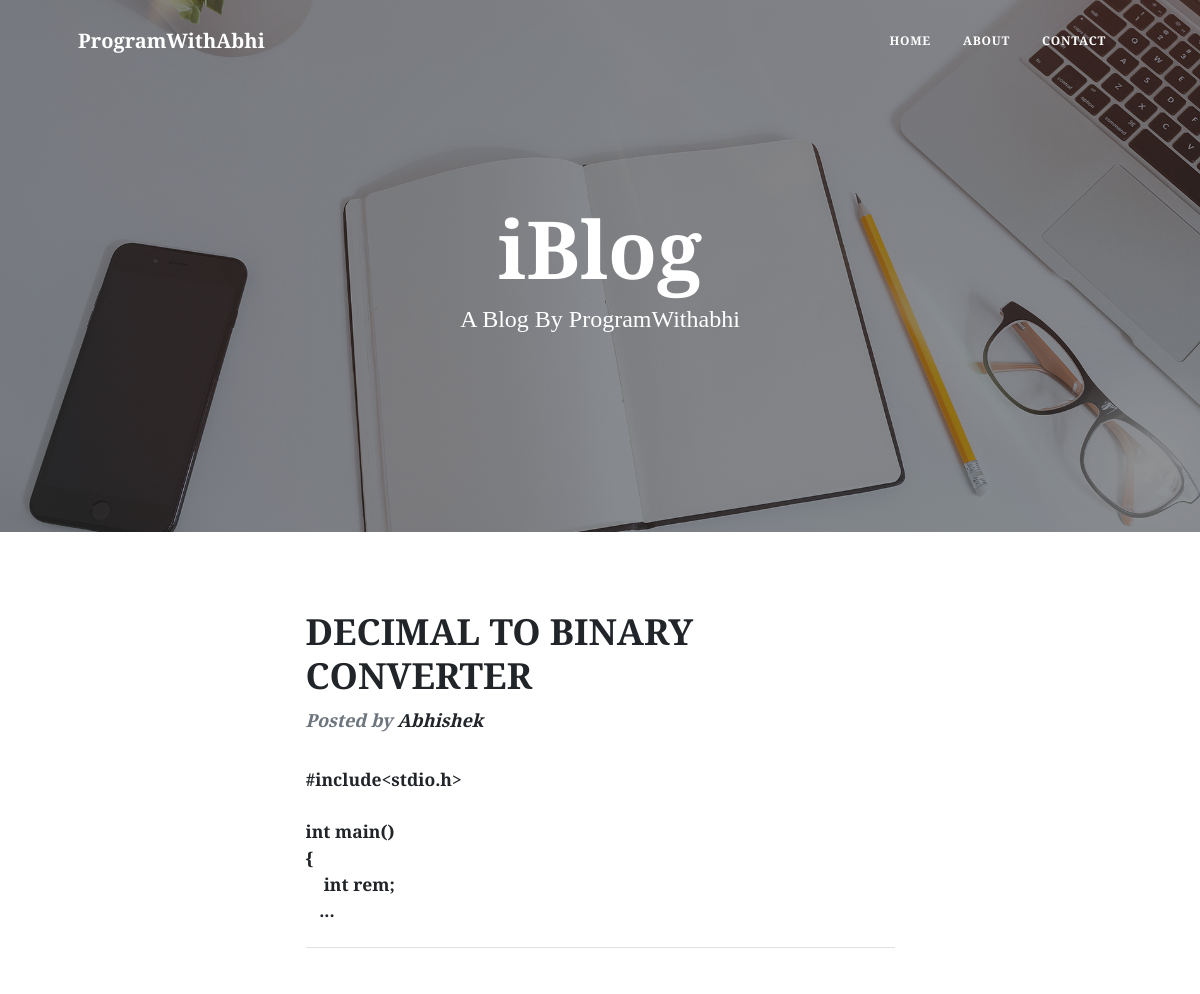
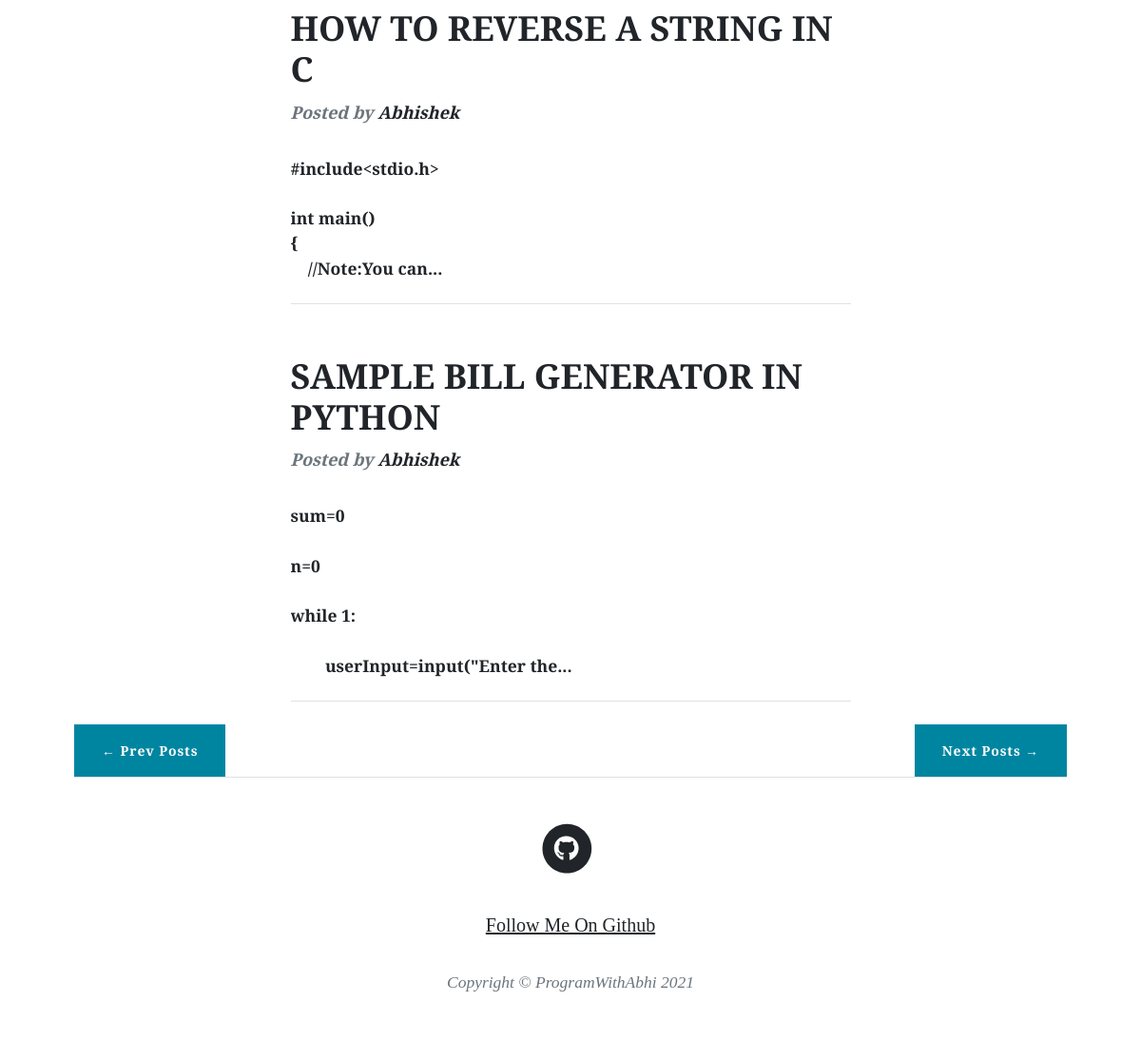
/?page=3, run on the app's committed database (2 pictures, top to bottom).
### app.py (models this page shows, shortened)
class Posts(db.Model):
    sno = db.Column(db.Integer, primary_key=True)
    title = db.Column(db.String(100), nullable=False)
    slug = db.Column(db.String(30),nullable=True)
    content = db.Column(db.String(100),nullable=False)
    date = db.Column(db.String(12), nullable=True)

### app.py (the view)
@app.route("/",methods =['GET'])
def home():
    posts = Posts.query.all()
    last = math.ceil(len(posts)/3)
    page = request.args.get('page')
    if (not str(page).isnumeric()):
        page = 1
    page = int(page)
    posts = posts[(page-1)*3:(page-1) * 3 + 3]
    if page==1:
        prev = "#"
        next = "/?page="+ str(page+1)
    elif page==last:
        prev = "/?page="+ str(page-1)
        next = "#"
    else:
        prev = "/?page="+ str(page-1)
        next = "/?page="+ str(page+1)
    return render_template('index.html',posts=posts, prev=prev, next=next)

### templates/index.html (shortened to what this page needs)
{% extends 'base.html' %}
{% block body %}
<header class="masthead" style="background-image: url('static/assets/img/home-bg.jpg')">
    <div class="container position-relative px-4 px-lg-5">
        <div class="row gx-4 gx-lg-5 justify-content-center">
            <div class="col-md-10 col-lg-8 col-xl-7">
                <div class="site-heading">
                    <h1>iBlog</h1>
                    <span class="subheading">A Blog By ProgramWithabhi</span>
                </div>
            </div>
        </div>
    </div>
</header>
<div class="container px-4 px-lg-5">
    <div class="row gx-4 gx-lg-5 justify-content-center">
        {% for post in posts %}
        <div class="col-md-10 col-lg-8 col-xl-7">
            <div class="post-preview">
                <a href="/post/{{post.slug}}">
                    <h2 class="post-title">{{post.title}}</h2>
                </a>
                <p class="post-meta">
                    Posted by
                    <a href="/about">Abhishek</a>
                </p>
                <a href="/post/{{post.slug}}">
                    <pre>{{post.content|truncate(60)}}</pre>
                </a>
            </div>
            <hr class="my-4" />
        </div>
        {% endfor %}
        <div class="clearfix text-center">
            <a class="btn btn-primary"style="float:left;" href="{{prev}}">&larr; Prev Posts</a>
            <a class="btn btn-primary" style="float:right;" href="{{next}}">Next Posts &rarr;</a>
        </div>
    </div>
    {% endblock body %}

### data on the page
Posts: title "DECIMAL TO BINARY CONVERTER", content "#include<stdio.h> int main() { int rem; ..."
Posts: title "HOW TO REVERSE A STRING IN C", content "#include<stdio.h> int main() { //Note:You can..."
Posts: title "SAMPLE BILL GENERATOR IN PYTHON", content "sum=0 n=0 while 1: userInput=input(\"Enter the..."
